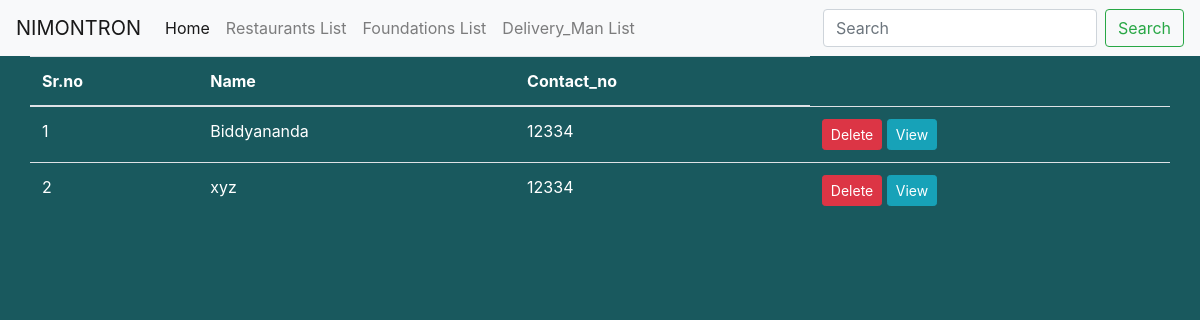
Before: /view_foundations (signed in) with the older database file.
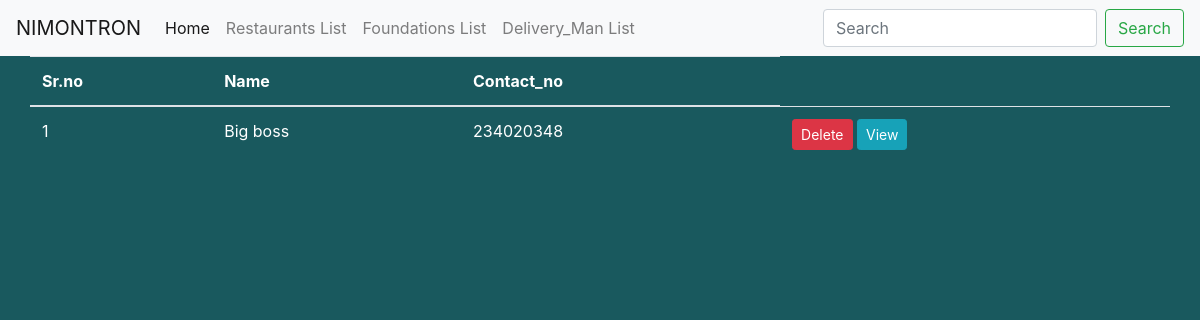
After: the same page with the newer database file.
### customers/models.py (models this page shows, shortened)
class Foundation(models.Model):
    user = models.ForeignKey(User, on_delete=models.CASCADE)
    contact_no = models.CharField(max_length=15, null=True)
    description = models.TextField(max_length=255, blank=True)
    address = models.CharField(max_length=100)
    image = models.FileField(null=True)
    code_no = models.CharField(max_length=15, null=True)
    Doe=models.CharField(max_length=15, null=True)
    type = models.CharField(max_length=20, null=True)
    status = models.CharField(max_length=20, null=True)

### customers/views.py (the view)
# urls.py: path('view_foundations', views.view_foundations, name='view_foundations'),
def view_foundations(request):
    if not request.user.is_authenticated:
        return redirect('customers:login_as')
    data = Foundation.objects.all()
    temp['data'] = data
    return render(request, 'admin/view_foundations.html', temp)

### customers/templates/admin/view_foundations.html
<!DOCTYPE html>
<html>
<body style="background-color:#19595E">
{% include 'admin/admin_navbar.html' %}
<table class="table table-hover container" style="color:white;">
    <thead>
        <tr>
            <th> Sr.no </th>
            <th> Name </th>
            <th> Contact_no </th>
        </tr>
    </thead>
    <tbody>
    {% for i in data %}
 <tr>
    <td>{{forloop.counter}}</td>
    <td>{{i.user.first_name}}{{i.user.last_name}}</td>
    <td>{{i.contact_no }}</td>
    <td><a href="{% url 'customers:delete_foundation' i.id%}" class="btn btn-danger btn-sm" onclick="return confirm('Are You Sure?')"> Delete </a> <a href="{% url 'customers:view_specific_foundation' i.id%}" class="btn btn-info btn-sm"> View </a></td>
{%endfor%}
</tr>
</table>
</body>
</html>

Changed rows visible on the page:
removed Foundation: user.first_name "xyz", contact_no "12334"
changed Foundation: user.first_name "Biddyananda" → "Big boss"; contact_no "12334" → "234020348"
